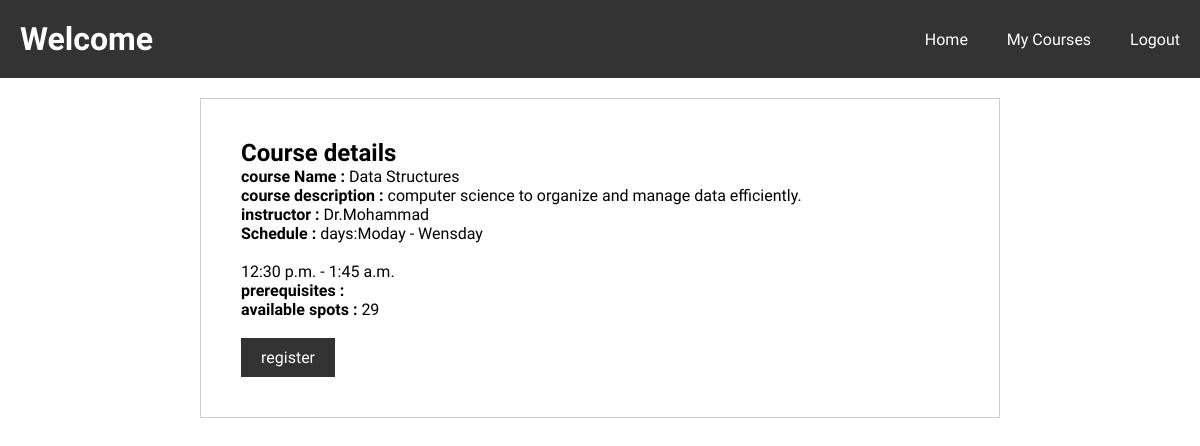
The app's page /courseDetails/1213 (signed in) with its own data.
### djangoweb/models.py (models this page shows)
class Courses(models.Model):
    code = models.CharField(primary_key=True, max_length=10)
    name = models.CharField(max_length=100)
    description = models.CharField(max_length=255)
    prerequisites = models.ManyToManyField('self', through=CoursePrerequisite, symmetrical=False, related_name='related_to')
    instructor = models.CharField(max_length=30, default='')
    capacity = models.IntegerField(default=0)
    schedule_id = models.ForeignKey(CourseSchedules, on_delete=models.CASCADE, null=True)

class CourseSchedules(models.Model):
    id = models.IntegerField(primary_key=True)
    days = models.CharField(max_length=100)
    start_time = models.TimeField()
    end_time = models.TimeField()
    room_no = models.CharField(max_length=5)

### djangoweb/views.py (the view)
# urls.py: path('courseDetails/<int:pk>', views.courseDetails),
@login_required(login_url='/login')
def courseDetails(request, pk):
    course = Courses.objects.filter(code=pk).first()
    student = Students.objects.filter(user=request.user).first()
    course_student_count = studentsReg.objects.filter(course_id=course).count()
    return render(request, 'webapp/courseDetails.html', {'course': course, 'prerequieits': course.prerequisites.all(), 'spots':course.capacity - course_student_count })

### djangoweb/templates/webapp/courseDetails.html (shortened to what this page needs)
<!DOCTYPE html>
<html lang="ar">
<head>
    {%load static%}
    <link rel="stylesheet" href="{%static 'css/course.css'%}">
    <link rel="stylesheet" href="{% static 'css/index.css'%}">
</head>
<body>
    {% include 'webapp/header.html' %}
    <div class="course-details-container">
        <div class="course-details">
            <h2>Course details</h2>
            <p><strong>course Name : </strong>{{course.name}}</p>
            <p><strong>course description : </strong>{{course.description}}</p>
            <p><strong>instructor : </strong>{{course.instructor}}</p>
            <p><strong>Schedule : </strong>days:{{course.schedule_id.days}}  <br><br>
                {{course.schedule_id.start_time}} - {{course.schedule_id.end_time}}</p>
            <p ><strong>prerequisites : </strong>
                </p>
            <p><strong>available spots : </strong>{{spots}}</p>
            <br>
            <a href="/select-course/{{course.code}}" class="register-button">register</a>
        </div>
    </div>
</body>
</html>

### djangoweb/static/css/course.css (style rules this page uses)
body { font-family: Arial, sans-serif; margin: 0; padding: 0; }
.course-details-container { max-width: 800px; margin: 20px auto; padding: 20px; border: 1px solid #ccc; }
.course-details { padding: 20px; }
.course-details h2 { margin-top: 0; }
.course-details p { margin-bottom: 0; }
.register-button { display: inline-block; padding: 10px 20px; background-color: #333; color: #fff; text-decoration: none; border: none; cursor: pointer; transition: background-color 0.3s; }

### djangoweb/static/css/index.css (style rules this page uses)
* { font-family: "Poetsen One", sans-serif; margin: 0; padding: 0; box-sizing: border-box; }

### records on screen
Courses: name "Data Structures", description "computer science to organize and manage data efficiently.", instructor "Dr.Mohammad", schedule_id.days "Moday - Wensday", schedule_id.start_time "12:30 p.m.", schedule_id.end_time "1:45 a.m."

### other values on screen
{{ spots }} "29"
